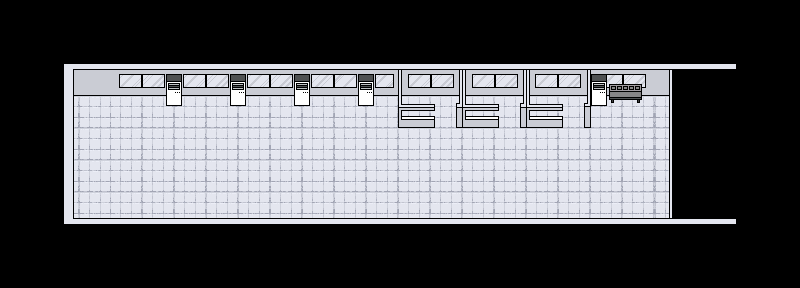

A 2D game scene composited from a Tiled map and its tileset images. What follows is a short description and the map's XML, with every tile layer's data as written:
An orthogonal 25x9 tile map with 32x32 px tiles, 2 tile layers (back, Tile Layer 1), 3 tilesets and 38 objects (20, 19, 18, 17, 16, ...).

<map version="1.10" tiledversion="1.11.2" orientation="orthogonal" renderorder="right-down" width="25" height="9" tilewidth="32" tileheight="32" infinite="0" nextlayerid="8" nextobjectid="40">
 <tileset firstgid="1" source="canteenldc.tsx" />
 <tileset firstgid="106" source="test.tsx" />
 <tileset firstgid="107" source="map.tsx" />
 <layer id="7" name="back" width="25" height="9">
  <data encoding="csv">
227,227,227,227,227,227,227,227,227,227,227,227,227,227,227,227,227,227,227,227,227,227,227,227,227,
227,227,227,227,227,227,227,227,227,227,227,227,227,227,227,227,227,227,227,227,227,227,227,227,227,
227,227,227,227,227,227,227,227,227,227,227,227,227,227,227,227,227,227,227,227,227,227,227,227,227,
227,227,227,227,227,227,227,227,227,227,227,227,227,227,227,227,227,227,227,227,227,227,227,227,227,
227,227,227,227,227,227,227,227,227,227,227,227,227,227,227,227,227,227,227,227,227,227,227,227,227,
227,227,227,227,227,227,227,227,227,227,227,227,227,227,227,227,227,227,227,227,227,227,227,227,227,
227,227,227,227,227,227,227,227,227,227,227,227,227,227,227,227,227,227,227,227,227,227,227,227,227,
227,227,227,227,227,227,227,227,227,227,227,227,227,227,227,227,227,227,227,227,227,227,227,227,227,
227,227,227,227,227,227,227,227,227,227,227,227,227,227,227,227,227,227,227,227,227,227,227,227,227
</data>
 </layer>
 <layer id="1" name="Tile Layer 1" width="25" height="9" locked="1">
  <data encoding="csv">
0,0,0,0,0,0,0,0,0,0,0,0,0,0,0,0,0,0,0,0,0,0,0,0,0,
0,0,0,0,0,0,0,0,0,0,0,0,0,0,0,0,0,0,0,0,0,0,0,0,0,
0,0,1,2,3,4,5,6,7,8,9,10,11,12,13,14,15,16,17,18,19,20,21,0,0,
0,0,22,23,24,25,26,27,28,29,30,31,32,33,34,35,36,37,38,39,40,41,42,0,0,
0,0,43,44,45,46,47,48,49,50,51,52,53,54,55,56,57,58,59,60,61,62,63,0,0,
0,0,64,65,66,67,68,69,70,71,72,73,74,75,76,77,78,79,80,81,82,83,84,0,0,
0,0,85,86,87,88,89,90,91,92,93,94,95,96,97,98,99,100,101,102,103,104,105,0,0,
0,0,0,0,0,0,0,0,0,0,0,0,0,0,0,0,0,0,0,0,0,0,0,0,0,
0,0,0,0,0,0,0,0,0,0,0,0,0,0,0,0,0,0,0,0,0,0,0,0,0
</data>
 </layer>
 <group id="5" name="Popups">
  <objectgroup id="2" name="1st">
   <object id="1" name="20" gid="106" x="430.061" y="131.333" width="32" height="32" />
   <object id="2" name="19" gid="106" x="401.636" y="106.909" width="32" height="32" />
   <object id="3" name="18" gid="106" x="466.545" y="106.909" width="32" height="32" />
   <object id="4" name="17" gid="106" x="493.636" y="131.091" width="32" height="32" />
   <object id="5" name="16" gid="106" x="557.25" y="130.5" width="32" height="32" />
   <object id="6" name="15" gid="106" x="527.5" y="106.25" width="32" height="32" />
   <object id="18" name="14" gid="106" x="592.5" y="121.75" width="32" height="32" />
   <object id="20" name="13" gid="106" x="635.75" y="104.25" width="32" height="32" />
   <object id="22" name="12" gid="106" x="367.273" y="104.364" width="32" height="32" />
   <object id="23" name="11" gid="106" x="328.727" y="104" width="32" height="32" />
   <object id="24" name="10" gid="106" x="349.455" y="124.727" width="32" height="32" />
   <object id="26" name="9" gid="106" x="286.727" y="121.818" width="32" height="32" />
   <object id="27" name="8" gid="106" x="304.909" y="104.364" width="32" height="32" />
   <object id="28" name="7" gid="106" x="266.727" y="104.364" width="32" height="32" />
   <object id="29" name="6" gid="106" x="241.455" y="103.636" width="32" height="32" />
   <object id="30" name="5" gid="106" x="222.909" y="122" width="32" height="32" />
   <object id="31" name="4" gid="106" x="203.091" y="104.546" width="32" height="32" />
   <object id="34" name="3" gid="106" x="176.364" y="105.091" width="32" height="32" />
   <object id="35" name="2" gid="106" x="158.727" y="122.364" width="32" height="32" />
   <object id="36" name="1" gid="106" x="138" y="104.182" width="32" height="32" />
  </objectgroup>
 </group>
 <objectgroup id="6" name="out">
  <object id="39" x="566.235" y="218.858" width="94" height="15.5" />
 </objectgroup>
 <objectgroup id="4" name="in">
  <object id="37" x="101.402" y="218.324" width="94" height="15.5" />
 </objectgroup>
 <objectgroup id="3" name="Collisions">
  <object id="7" x="399.83" y="63.8068" height="63.875" />
  <object id="8" x="527.063" y="104.938" width="27" height="22.625" />
  <object id="9" x="399.22" y="104.688" width="27" height="22.625" />
  <object id="10" x="462.983" y="63.6989" height="63.875" />
  <object id="11" x="526.551" y="64.3125" height="63.125" />
  <object id="12" x="463.063" y="104.631" width="27" height="22.625" />
  <object id="13" x="589.619" y="64.6193" width="0.852273" height="63.125" />
  <object id="14" x="38.6667" y="65.3333" width="634" height="7.33333" />
  <object id="15" x="51.9998" y="225.667" width="660.667" height="4.66666" />
  <object id="16" x="51.7708" y="66.0625" width="7.79167" height="163.875" />
  <object id="17" x="678.271" y="64.229" width="57.625" height="167.875" />
  <object id="19" x="589.75" y="64.25" width="44.75" height="23.25" />
  <object id="21" x="299.455" y="66" width="4.54545" height="22.5455" />
  <object id="25" x="363.727" y="65.2727" width="4.54545" height="22.5455" />
  <object id="32" x="235.893" y="66.4071" width="4.54545" height="22.5455" />
  <object id="33" x="171" y="66.3636" width="4.54545" height="22.5455" />
 </objectgroup>
</map>
